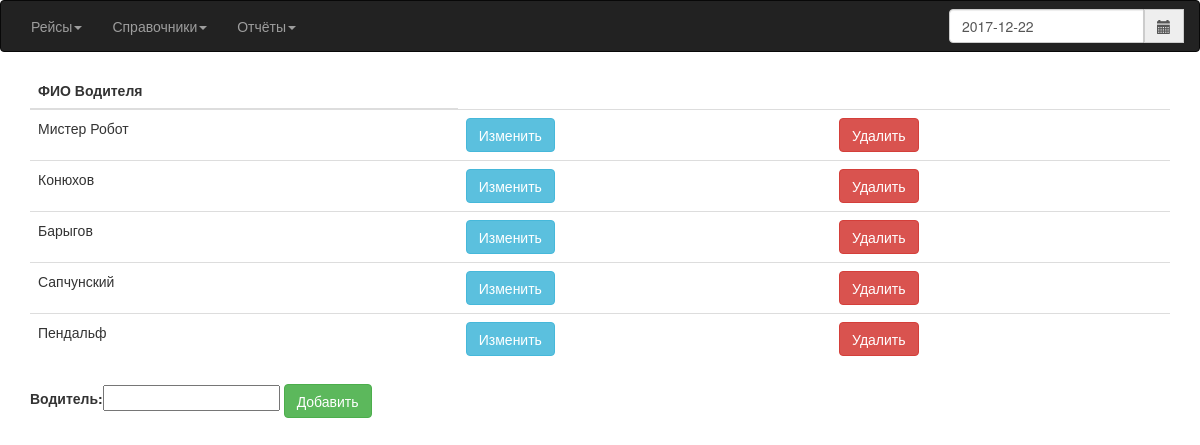
Screenshot of /Driver/ with the database file from the repository.
### Avtoregion/models.py (models this page shows, shortened)
class Driver(models.Model):
    id_driver = models.AutoField(primary_key=True)
    name = models.CharField(max_length=50, verbose_name='Водитель')

### Avtoregion/views.py (the view)
# urls.py: url(r'^Driver/$', views.DriverView, name='Driver'),
def DriverView(req):
    qDriver = Driver.objects.all()
    if req.method == 'POST':
        form = DriverForm(req.POST)
        if form.is_valid():
            form.save()
            return HttpResponseRedirect(reverse('Driver'))
    else:
        form = DriverForm()
        return render(request=req, template_name='driver.html', context={'form': form, 'qDriver': qDriver})

### Avtoregion/forms.py
class DriverForm(ModelForm):
    class Meta:
        model = Driver
        fields = ['name']
        labels = {'name': 'Водитель:'}

### templates/driver.html (shortened to what this page needs)
{% extends "index.html" %}
{% block content %}
 <div class="container">
 {% if qDriver %}
	 <table class="table table-hover">
		 <thead>
		 <th>ФИО Водителя</th>
		 </thead>
		 <tbody>
	 {% for q in qDriver %}
	    <tr>
		 <td>
			{{ q.name }}
		 </td>
		    <td>
			    <form action="update{{ q.pk }}" method="get">
				    <button class="btn btn-info">Изменить</button>
			    </form>
		    </td>
		    <td>
			    <form action="delete{{ q.pk }}" method="get">
				    <button class="btn btn-danger">Удалить</button>
			    </form>
		    </td>
	    </tr>
	 {% endfor %}
		 </tbody>
	 </table>
 {% endif %}
 <form action="" method="post">
    {{ form.as_table }}
    <button name="add" class="btn btn-success">Добавить</button>
</form>
 </div>
{% endblock %}

### rows the page displays
Driver: name "Мистер Робот"
Driver: name "Конюхов"
Driver: name "Барыгов"
Driver: name "Сапчунский"
Driver: name "Пендальф"
